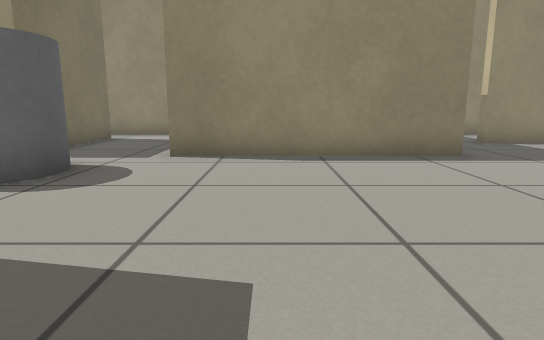
view 1 (above)

22 first-person views from a walk through a robot-simulator world made for Gazebo. The camera is 0.5 m above the floor, tilts 10° down and sees 75° across. The floor is counted in squares, 0.5 m on a side. Each view is taken from the middle of a square. On the plan, view 1 faces up. The plan holds only what a view shows up to about 13 squares ahead; the rest is blank.

view 2
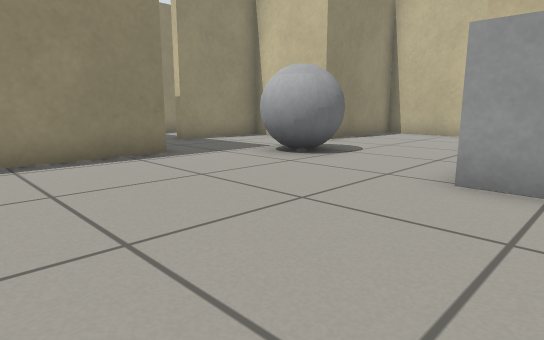

view 3
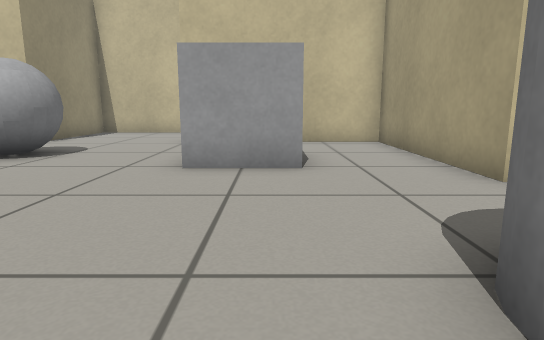

view 4
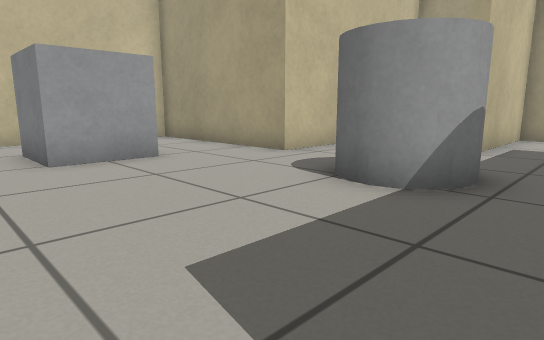

view 5
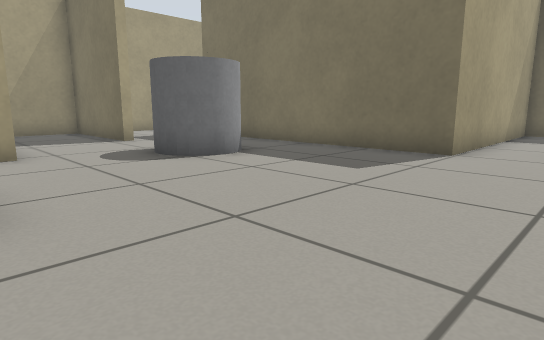

view 6
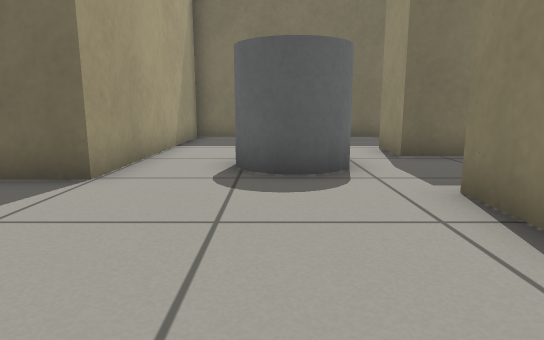

view 7
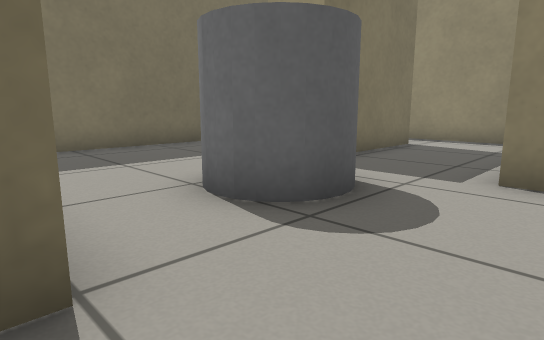

view 8
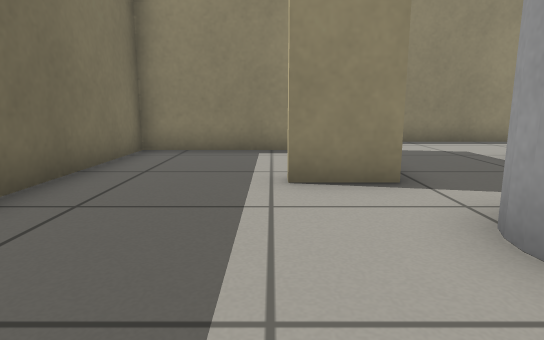

view 9
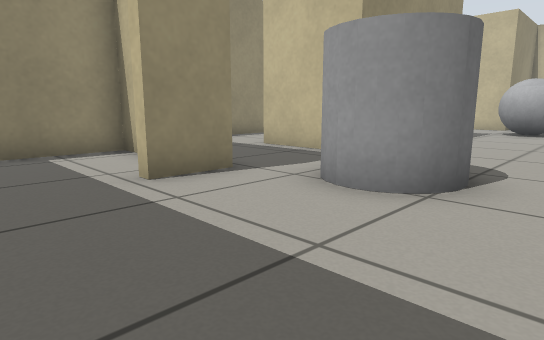

view 10
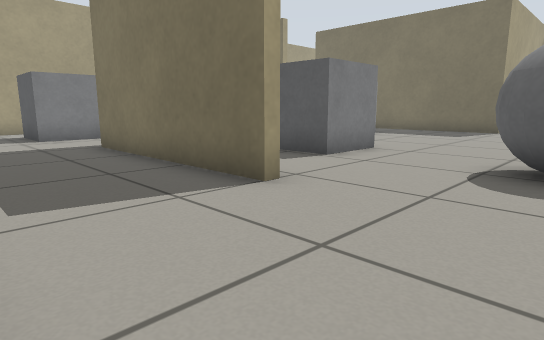

view 11
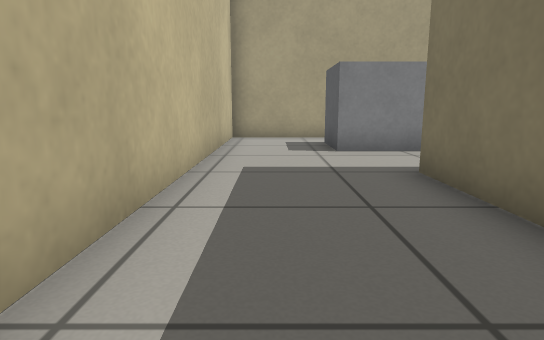

view 12
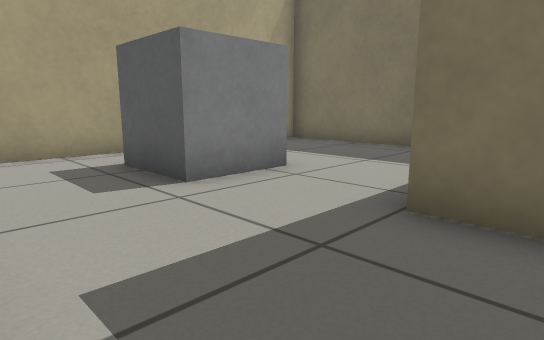

view 13
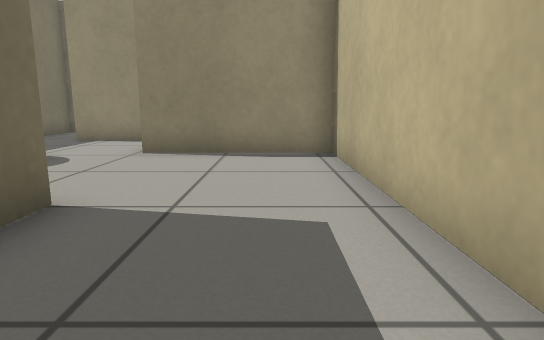

view 14
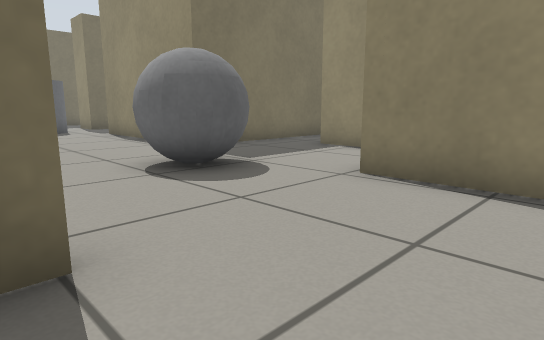

view 15
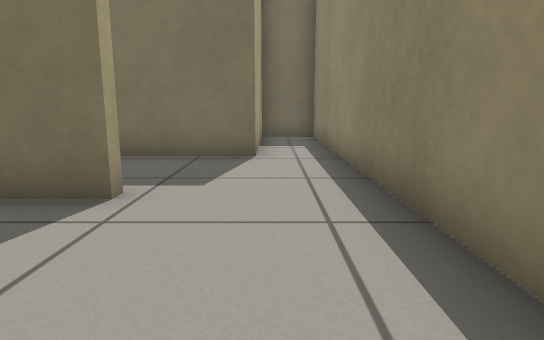

view 16
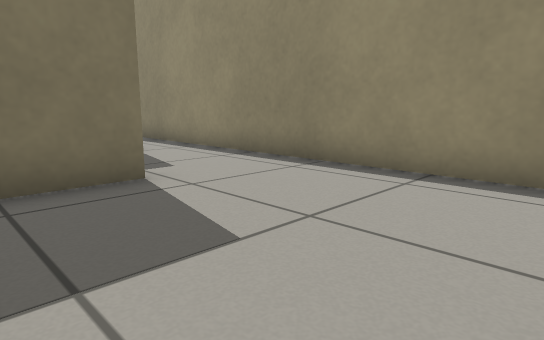

view 17
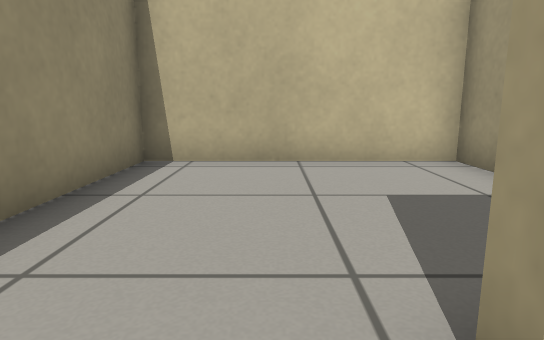

view 18
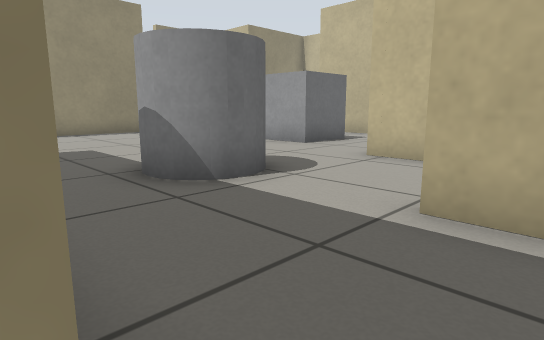

view 19
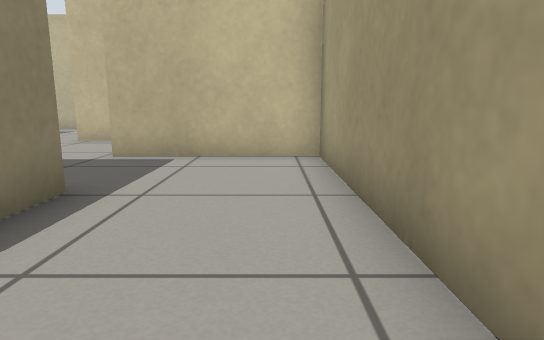

view 20
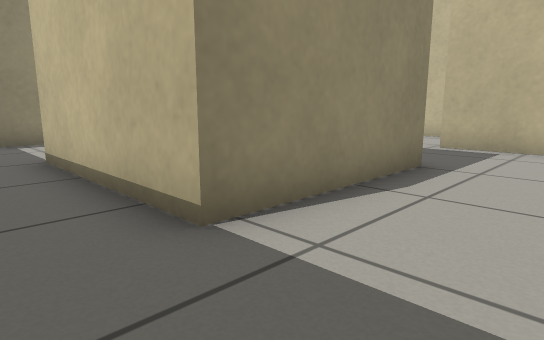

view 21
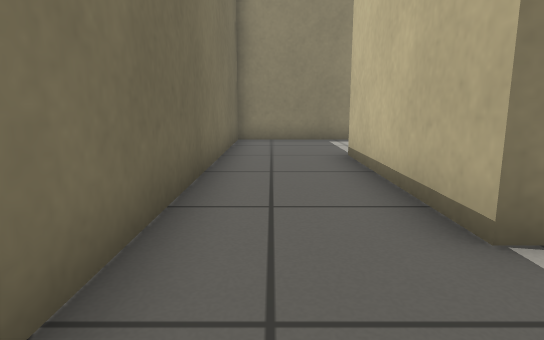

view 22
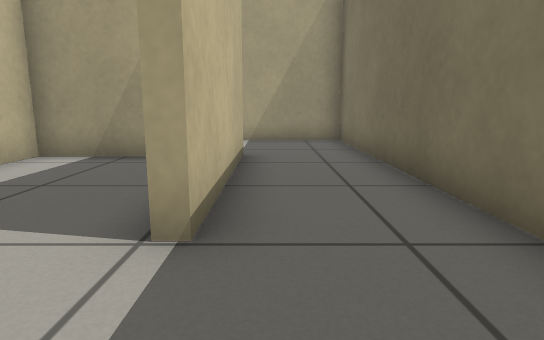

### Floor plan
Ten units are one square. View 1 is at (0, 0); x grows to the right and y downward. Boxes are objects, and circles mark ways between rooms. Rooms are numbered by the first view taken in them; rooms with no view inside come last. Other rooms are left out.
<svg viewBox="-106 -139 244 244">
<path fill="none" stroke="#000" d="M40 -106 40 -72 -21 -72 -21 -103M6 56 6 100 26 100M91 -68 91 -100 59 -100 59 -104M36 64 36 31 94 31 94 -26M-56 -114 -101 -114 -101 -25 -29 -25 -29 55M-14 -134 -101 -134 -101 -116M-97 -117 -53 -117 -53 -77 -69 -77M40 59 40 100 133 100 133 -68 91 -68M97 -26 97 35M-18 -103 -18 -85M24 -75 36 -75 36 -134 -14 -134M-29 55 -29 65 -74 65 -74 15M-65 -22 -101 -22 -101 100 3 100 3 56M-74 15 -70 15"/>
<rect x="-55" y="-65" width="30" height="20" fill="#bbb"><title>grey cylinder</title></rect>
<rect x="-5" y="5" width="20" height="30" fill="#bbb"><title>grey cylinder</title></rect>
<rect x="45" y="-15" width="30" height="20" fill="#bbb"><title>grey box</title></rect>
<rect x="55" y="-65" width="20" height="20" fill="#bbb"><title>grey ball</title></rect>
<rect x="85" y="55" width="20" height="30" fill="#bbb"><title>grey box</title></rect>
<circle cx="100" cy="-45" r="3" fill="#2a7"/>
<circle cx="-20" cy="-120" r="3" fill="#2a7"/>
<circle cx="-10" cy="60" r="3" fill="#2a7"/>
<text x="0" y="-30">1</text>
<text x="100" y="40">2</text>
<text x="10" y="-110">3</text>
<text x="-60" y="70">4</text>
</svg>
Room 1 opens to room 2. Room 1 opens to room 3. Room 1 opens to room 4.

Where each view was taken, in squares from view 1:
view 1: 0 up, 0 right, facing up
view 2: 0 up, 0 right, facing up-right
view 3: 0 up, 1 left, facing right
view 4: 3 up, 2 left, facing down-right
view 5: 5 up, 5 right, facing down-left
view 6: 5 up, 2 right, facing left
view 7: 2 up, 1 left, facing up-left
view 8: 3 up, 7 left, facing up
view 9: 3 up, 9 left, facing up-right
view 10: 6 up, 13 right, facing down-left
view 11: 2 up, 12 right, facing down
view 12: 2 down, 13 right, facing down-left
view 13: 1 down, 12 right, facing up
view 14: 2 up, 12 right, facing up-left
view 15: 12 up, 2 right, facing left
view 16: 8 up, 3 right, facing up-left
view 17: 11 up, 3 left, facing right
view 18: 7 down, 3 left, facing up-right
view 19: 9 down, 7 left, facing right
view 20: 9 down, 9 left, facing up-right
view 21: 9 down, 9 left, facing up
view 22: 1 up, 8 left, facing down
